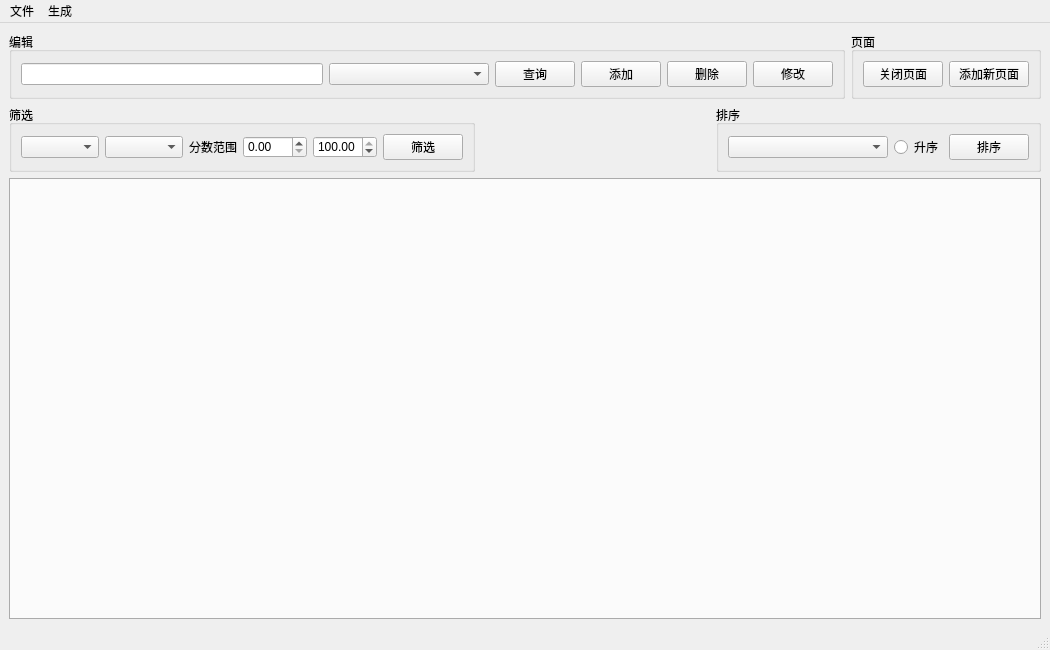
<?xml version="1.0" encoding="UTF-8"?>
<ui version="4.0">
 <class>MainWindow</class>
 <widget class="QMainWindow" name="MainWindow">
  <property name="geometry">
   <rect>
    <x>0</x>
    <y>0</y>
    <width>1050</width>
    <height>650</height>
   </rect>
  </property>
  <property name="windowTitle">
   <string>MainWindow</string>
  </property>
  <property name="styleSheet">
   <string notr="true">QTableView::item:selected {
    background-color: rgb(100, 181, 246);
}
QTableView::item:selected:!focus {
    background-color: rgb(187, 222, 251);
}</string>
  </property>
  <widget class="QWidget" name="centralwidget">
   <layout class="QGridLayout" name="gridLayout_2">
    <item row="0" column="0">
     <layout class="QHBoxLayout" name="horizontalLayout">
      <item>
       <widget class="QGroupBox" name="groupBox">
        <property name="title">
         <string>编辑</string>
        </property>
        <layout class="QGridLayout" name="gridLayout">
         <item row="0" column="2">
          <widget class="QPushButton" name="btSearch">
           <property name="text">
            <string>查询</string>
           </property>
          </widget>
         </item>
         <item row="0" column="0">
          <widget class="QLineEdit" name="SearchText">
           <property name="placeholderText">
            <string/>
           </property>
          </widget>
         </item>
         <item row="0" column="5">
          <widget class="QPushButton" name="btEdit">
           <property name="text">
            <string>修改</string>
           </property>
          </widget>
         </item>
         <item row="0" column="1">
          <widget class="QComboBox" name="SearchBy">
           <property name="enabled">
            <bool>true</bool>
           </property>
           <property name="sizePolicy">
            <sizepolicy hsizetype="Minimum" vsizetype="Fixed">
             <horstretch>0</horstretch>
             <verstretch>0</verstretch>
            </sizepolicy>
           </property>
           <property name="minimumSize">
            <size>
             <width>160</width>
             <height>0</height>
            </size>
           </property>
           <property name="currentText">
            <string/>
           </property>
           <property name="currentIndex">
            <number>-1</number>
           </property>
           <property name="placeholderText">
            <string>-- 选择查询方式 --</string>
           </property>
           <item>
            <property name="text">
             <string>姓名</string>
            </property>
           </item>
           <item>
            <property name="text">
             <string>学号</string>
            </property>
           </item>
           <item>
            <property name="text">
             <string>班级</string>
            </property>
           </item>
          </widget>
         </item>
         <item row="0" column="4">
          <widget class="QPushButton" name="btDelete">
           <property name="text">
            <string>删除</string>
           </property>
          </widget>
         </item>
         <item row="0" column="3">
          <widget class="QPushButton" name="btAdd">
           <property name="text">
            <string>添加</string>
           </property>
          </widget>
         </item>
        </layout>
       </widget>
      </item>
      <item>
       <widget class="QGroupBox" name="groupBox_4">
        <property name="title">
         <string>页面</string>
        </property>
        <layout class="QGridLayout" name="gridLayout_7">
         <item row="0" column="1">
          <widget class="QPushButton" name="addNewTab">
           <property name="text">
            <string>添加新页面</string>
           </property>
          </widget>
         </item>
         <item row="0" column="0">
          <widget class="QPushButton" name="CloseTab">
           <property name="text">
            <string>关闭页面</string>
           </property>
          </widget>
         </item>
        </layout>
       </widget>
      </item>
     </layout>
    </item>
    <item row="1" column="0">
     <layout class="QHBoxLayout" name="horizontalLayout_2">
      <item>
       <widget class="QGroupBox" name="groupBox_2">
        <property name="title">
         <string>筛选</string>
        </property>
        <layout class="QGridLayout" name="gridLayout_5">
         <item row="0" column="0">
          <widget class="QComboBox" name="Class">
           <property name="currentText">
            <string/>
           </property>
           <property name="currentIndex">
            <number>-1</number>
           </property>
           <property name="placeholderText">
            <string>班级：</string>
           </property>
           <item>
            <property name="text">
             <string>所有班级</string>
            </property>
           </item>
           <item>
            <property name="text">
             <string>01</string>
            </property>
           </item>
           <item>
            <property name="text">
             <string>02</string>
            </property>
           </item>
           <item>
            <property name="text">
             <string>03</string>
            </property>
           </item>
           <item>
            <property name="text">
             <string>04</string>
            </property>
           </item>
           <item>
            <property name="text">
             <string>05</string>
            </property>
           </item>
           <item>
            <property name="text">
             <string>06</string>
            </property>
           </item>
           <item>
            <property name="text">
             <string>07</string>
            </property>
           </item>
           <item>
            <property name="text">
             <string>08</string>
            </property>
           </item>
           <item>
            <property name="text">
             <string>09</string>
            </property>
           </item>
           <item>
            <property name="text">
             <string>10</string>
            </property>
           </item>
          </widget>
         </item>
         <item row="0" column="1">
          <widget class="QComboBox" name="Course">
           <property name="currentIndex">
            <number>-1</number>
           </property>
           <property name="placeholderText">
            <string>课程：</string>
           </property>
           <item>
            <property name="text">
             <string>所有课程</string>
            </property>
           </item>
           <item>
            <property name="text">
             <string>数学</string>
            </property>
           </item>
           <item>
            <property name="text">
             <string>C语言</string>
            </property>
           </item>
           <item>
            <property name="text">
             <string>Java</string>
            </property>
           </item>
          </widget>
         </item>
         <item row="0" column="2">
          <widget class="QLabel" name="label">
           <property name="text">
            <string>分数范围</string>
           </property>
          </widget>
         </item>
         <item row="0" column="3">
          <widget class="QDoubleSpinBox" name="Min">
           <property name="maximum">
            <double>100.000000000000000</double>
           </property>
          </widget>
         </item>
         <item row="0" column="4">
          <widget class="QDoubleSpinBox" name="Max">
           <property name="maximum">
            <double>100.000000000000000</double>
           </property>
           <property name="value">
            <double>100.000000000000000</double>
           </property>
          </widget>
         </item>
         <item row="0" column="5">
          <widget class="QPushButton" name="Filter">
           <property name="text">
            <string>筛选</string>
           </property>
          </widget>
         </item>
        </layout>
       </widget>
      </item>
      <item>
       <spacer name="horizontalSpacer">
        <property name="orientation">
         <enum>Qt::Orientation::Horizontal</enum>
        </property>
        <property name="sizeHint" stdset="0">
         <size>
          <width>40</width>
          <height>20</height>
         </size>
        </property>
       </spacer>
      </item>
      <item>
       <widget class="QGroupBox" name="groupBox_3">
        <property name="title">
         <string>排序</string>
        </property>
        <layout class="QGridLayout" name="gridLayout_6">
         <item row="0" column="1">
          <widget class="QRadioButton" name="AscOrDesc">
           <property name="text">
            <string>升序</string>
           </property>
          </widget>
         </item>
         <item row="0" column="2">
          <widget class="QPushButton" name="btOrder">
           <property name="text">
            <string>排序</string>
           </property>
          </widget>
         </item>
         <item row="0" column="0">
          <widget class="QComboBox" name="OrderBy">
           <property name="sizePolicy">
            <sizepolicy hsizetype="Minimum" vsizetype="Fixed">
             <horstretch>0</horstretch>
             <verstretch>0</verstretch>
            </sizepolicy>
           </property>
           <property name="minimumSize">
            <size>
             <width>160</width>
             <height>0</height>
            </size>
           </property>
           <property name="currentIndex">
            <number>-1</number>
           </property>
           <property name="placeholderText">
            <string>-- 选择排序方式 --</string>
           </property>
           <item>
            <property name="text">
             <string>学号</string>
            </property>
           </item>
           <item>
            <property name="text">
             <string>姓名</string>
            </property>
           </item>
           <item>
            <property name="text">
             <string>性别</string>
            </property>
           </item>
           <item>
            <property name="text">
             <string>班级</string>
            </property>
           </item>
           <item>
            <property name="text">
             <string>数学成绩</string>
            </property>
           </item>
           <item>
            <property name="text">
             <string>C语言成绩</string>
            </property>
           </item>
           <item>
            <property name="text">
             <string>Java成绩</string>
            </property>
           </item>
           <item>
            <property name="text">
             <string>总分</string>
            </property>
           </item>
          </widget>
         </item>
        </layout>
       </widget>
      </item>
     </layout>
    </item>
    <item row="2" column="0">
     <widget class="QTabWidget" name="tabWidget">
      <property name="tabPosition">
       <enum>QTabWidget::TabPosition::South</enum>
      </property>
      <property name="currentIndex">
       <number>-1</number>
      </property>
     </widget>
    </item>
   </layout>
  </widget>
  <widget class="QMenuBar" name="menubar">
   <property name="geometry">
    <rect>
     <x>0</x>
     <y>0</y>
     <width>1050</width>
     <height>24</height>
    </rect>
   </property>
   <widget class="QMenu" name="menu">
    <property name="title">
     <string>文件</string>
    </property>
    <addaction name="Import"/>
    <addaction name="Export"/>
   </widget>
   <widget class="QMenu" name="menu_2">
    <property name="title">
     <string>生成</string>
    </property>
    <addaction name="scoreStatistics"/>
    <addaction name="changeGraph"/>
    <addaction name="statisticsReport"/>
   </widget>
   <addaction name="menu"/>
   <addaction name="menu_2"/>
  </widget>
  <widget class="QStatusBar" name="statusbar"/>
  <action name="Import">
   <property name="text">
    <string>导入</string>
   </property>
   <property name="toolTip">
    <string>导入</string>
   </property>
   <property name="menuRole">
    <enum>QAction::MenuRole::NoRole</enum>
   </property>
  </action>
  <action name="Export">
   <property name="text">
    <string>导出</string>
   </property>
   <property name="toolTip">
    <string>导出</string>
   </property>
   <property name="menuRole">
    <enum>QAction::MenuRole::NoRole</enum>
   </property>
  </action>
  <action name="scoreStatistics">
   <property name="text">
    <string>成绩统计</string>
   </property>
   <property name="toolTip">
    <string>成绩统计</string>
   </property>
   <property name="menuRole">
    <enum>QAction::MenuRole::NoRole</enum>
   </property>
  </action>
  <action name="changeGraph">
   <property name="text">
    <string>成绩变化趋势图</string>
   </property>
   <property name="toolTip">
    <string>成绩变化趋势图</string>
   </property>
   <property name="menuRole">
    <enum>QAction::MenuRole::NoRole</enum>
   </property>
  </action>
  <action name="statisticsReport">
   <property name="text">
    <string>统计报表</string>
   </property>
   <property name="toolTip">
    <string>统计报表</string>
   </property>
   <property name="menuRole">
    <enum>QAction::MenuRole::NoRole</enum>
   </property>
  </action>
 </widget>
 <resources/>
 <connections/>
</ui>
